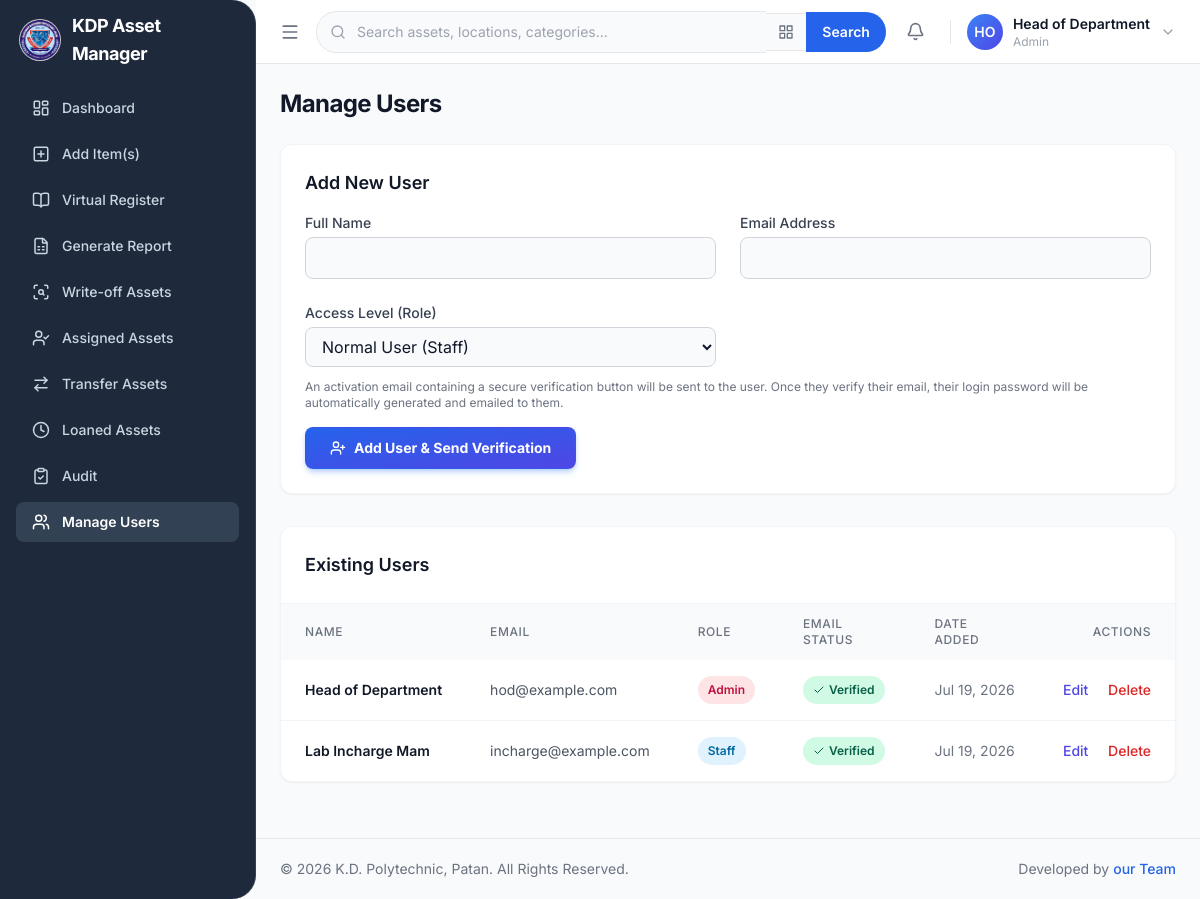
The page /manage-users.php (signed in) on the database its author committed.
### tables this page shows
CREATE TABLE IF NOT EXISTS users (
    id INT AUTO_INCREMENT PRIMARY KEY,
    full_name VARCHAR(100) NOT NULL,
    email VARCHAR(100) NOT NULL UNIQUE,
    password_hash VARCHAR(255) NOT NULL,
    role ENUM('admin', 'staff') DEFAULT 'staff',
    email_verified TINYINT(1) NOT NULL DEFAULT 1,
    email_verified_at DATETIME NULL DEFAULT NULL,
    verification_token VARCHAR(64) NULL DEFAULT NULL,
    verification_token_expires DATETIME NULL DEFAULT NULL,
    password_otp VARCHAR(255) NULL DEFAULT NULL,
    password_otp_expires DATETIME NULL DEFAULT NULL,
    created_at TIMESTAMP DEFAULT CURRENT_TIMESTAMP
);

### manage-users.php (the view, shortened to what this page needs)
<?php
require 'db.php';
$users = [];
$result = $conn->query("SELECT id, full_name, email, role, email_verified, created_at FROM users ORDER BY created_at DESC");
if ($result) {
    $users = $result->fetch_all(MYSQLI_ASSOC);
}
?>
<!DOCTYPE html>
<html lang="en">
<head>
  <script src="https://cdn.tailwindcss.com"></script>
  <link rel="stylesheet" href="loader/loader.css" />
  <link rel="stylesheet" href="notifications.css" />
</head>
<body class="h-screen bg-slate-50 text-slate-900 antialiased">
<div class="h-screen flex overflow-hidden">
  <?php include 'sidebar.php'; ?>
  <div id="mainContent" class="flex-1 flex flex-col min-w-0 lg:ml-64 transition-all duration-300 ease-in-out h-screen overflow-hidden">
    <?php include 'topbar.php'; ?>
    <div class="flex-1 overflow-y-auto flex flex-col">
      <main class="flex-1 bg-slate-50 p-4 lg:p-6">
        <div class="max-w-4xl mx-auto">
          <h1 class="text-2xl font-bold text-gray-900 tracking-tight mb-6">Manage Users</h1>
          <div class="bg-white rounded-xl shadow-sm border border-gray-100 p-6 mb-8">
            <h2 class="text-lg font-semibold text-gray-900 mb-4">Add New User</h2>
            <form action="manage-users.php" method="POST" class="grid grid-cols-1 md:grid-cols-2 gap-6">
              <div>
                <label for="full_name" class="block text-sm font-medium text-gray-700 mb-1">Full Name</label>
                <input type="text" name="full_name" id="full_name" required class="w-full px-3 py-2 bg-gray-50 border border-gray-300 rounded-lg focus:outline-none focus:ring-2 focus:ring-blue-500/50 focus:border-blue-500 transition">
              </div>
              <div>
                <label for="email" class="block text-sm font-medium text-gray-700 mb-1">Email Address</label>
                <input type="email" name="email" id="email" required class="w-full px-3 py-2 bg-gray-50 border border-gray-300 rounded-lg focus:outline-none focus:ring-2 focus:ring-blue-500/50 focus:border-blue-500 transition">
              </div>
              <div>
                <label for="role" class="block text-sm font-medium text-gray-700 mb-1">Access Level (Role)</label>
                <select name="role" id="role" required class="w-full px-3 py-2 bg-gray-50 border border-gray-300 rounded-lg focus:outline-none focus:ring-2 focus:ring-blue-500/50 focus:border-blue-500 transition">
                  <option value="staff">Normal User (Staff)</option>
                </select>
              </div>
              <div class="md:col-span-2">
                <p class="text-xs text-gray-500 -mt-3 mb-4">
                  An activation email containing a secure verification button will be sent to the user. Once they verify their email, their login password will be automatically generated and emailed to them.
                </p>
                <button type="submit" class="w-full sm:w-auto inline-flex justify-center items-center gap-2 px-6 py-2.5 border border-transparent text-sm font-bold rounded-lg text-white bg-gradient-to-br from-blue-600 to-indigo-600 hover:from-blue-700 hover:to-indigo-600 transition-all shadow-md shadow-blue-500/30 hover:shadow-lg hover:shadow-blue-500/40">
                  <i data-lucide="user-plus" style="width:16px;height:16px"></i>
                  Add User &amp; Send Verification
                </button>
              </div>
            </form>
          </div>
          <div class="bg-white rounded-xl shadow-sm border border-gray-100">
            <div class="p-5 lg:p-6 border-b border-gray-100">
              <h2 class="text-lg font-semibold text-gray-900">Existing Users</h2>
            </div>
            <div class="overflow-x-auto">
              <table class="w-full text-sm min-w-[640px]">
                <thead class="bg-gray-50">
                  <tr class="text-left text-xs text-gray-500 uppercase tracking-wider">
                    <th class="px-6 py-3 font-medium">Name</th>
                    <th class="px-6 py-3 font-medium">Email</th>
                    <th class="px-6 py-3 font-medium">Role</th>
                    <th class="px-6 py-3 font-medium">Email Status</th>
                    <th class="px-6 py-3 font-medium">Date Added</th>
                    <th class="px-6 py-3 font-medium text-right">Actions</th>
                  </tr>
                </thead>
                <tbody class="divide-y divide-gray-100">
                  <?php foreach ($users as $user): ?>
                  <tr>
                    <td class="px-6 py-4 whitespace-nowrap font-semibold text-gray-900"><?php echo htmlspecialchars($user['full_name']); ?></td>
                    <td class="px-6 py-4 whitespace-nowrap text-gray-600"><?php echo htmlspecialchars($user['email']); ?></td>
                    <td class="px-6 py-4 whitespace-nowrap">
                      <span class="px-2.5 py-1 inline-flex text-xs leading-5 font-semibold rounded-full <?php echo $user['role'] === 'admin' ? 'bg-rose-100 text-rose-700' : 'bg-sky-100 text-sky-700'; ?>">
                        <?php echo ucfirst(htmlspecialchars($user['role'])); ?>
                      </span>
                    </td>
                    <td class="px-6 py-4 whitespace-nowrap">
                      <?php if (!isset($user['email_verified']) || (int)$user['email_verified'] === 1): ?>
                        <span class="px-2.5 py-1 inline-flex items-center gap-1 text-xs leading-5 font-semibold rounded-full bg-emerald-100 text-emerald-800">
                          <i data-lucide="check" style="width:12px;height:12px"></i> Verified
                        </span>
                      <?php else: ?>
                        <span class="px-2.5 py-1 inline-flex items-center gap-1 text-xs leading-5 font-semibold rounded-full bg-amber-100 text-amber-800">
                          <i data-lucide="clock" style="width:12px;height:12px"></i> Pending Verification
                        </span>
                      <?php endif; ?>
                    </td>
                    <td class="px-6 py-4 whitespace-nowrap text-gray-500"><?php echo date('M d, Y', strtotime($user['created_at'])); ?></td>
                    <td class="px-6 py-4 whitespace-nowrap text-right text-sm font-medium">
                      <a href="edit_user.php?id=<?php echo $user['id']; ?>" class="text-indigo-600 hover:underline">Edit</a>
                      <?php if ($user['id'] !== $_SESSION['user_id']):  ?>
                        <a href="manage-users.php?action=delete_user&id=<?php echo $user['id']; ?>"
                           class="text-red-600 hover:text-red-900 ml-4"
                           onclick="return confirm('Are you sure you want to permanently delete this user? This action cannot be undone.');">Delete</a>
                      <?php endif; ?>
                    </td>
                  </tr>
                  <?php endforeach; ?>
                </tbody>
              </table>
            </div>
          </div>
        </div>
      </main>
      <?php include 'footer.php'; ?>
    </div>
  </div>
</div>
</body>
</html>

### rows shown on the page
users: full_name "Head of Department", email "hod@example.com", role "Admin", email_verified 1 (drawn), created_at "Jul 19, 2026"
users: full_name "Lab Incharge Mam", email "incharge@example.com", role "Staff", email_verified 1 (drawn), created_at "Jul 19, 2026"

### other values the page prints
getInitials($_SESSION['user_name']) "HO"
$_SESSION['user_name'] "Head of Department"
$_SESSION['role'] "Admin"
